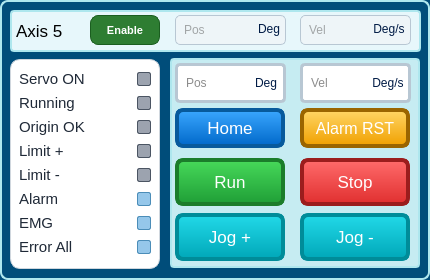
      <widget class="QFrame" name="Axis5ControlGroup">
       <property name="geometry">
        <rect>
         <x>460</x>
         <y>310</y>
         <width>430</width>
         <height>280</height>
        </rect>
       </property>
       <property name="styleSheet">
        <string>background:#004d7a; border-radius:8px; border:2px solid #aee7ee;</string>
       </property>
       <widget class="QFrame" name="Axis5HeaderActual">
        <property name="geometry">
         <rect>
          <x>10</x>
          <y>10</y>
          <width>411</width>
          <height>42</height>
         </rect>
        </property>
        <property name="styleSheet">
         <string>background:#e7f7fb; border-radius:4px;</string>
        </property>
        <widget class="QLabel" name="lblAxis5Name">
         <property name="geometry">
          <rect>
           <x>6</x>
           <y>0</y>
           <width>70</width>
           <height>42</height>
          </rect>
         </property>
         <property name="font">
          <font>
           <family>Arial</family>
           <pointsize>13</pointsize>
          </font>
         </property>
         <property name="styleSheet">
          <string>color:black; background:transparent; border:0px;</string>
         </property>
         <property name="text">
          <string>Axis 5</string>
         </property>
        </widget>
        <widget class="QPushButton" name="btnAxis5Enable">
         <property name="geometry">
          <rect>
           <x>80</x>
           <y>5</y>
           <width>70</width>
           <height>30</height>
          </rect>
         </property>
         <property name="sizePolicy">
          <sizepolicy hsizetype="Fixed" vsizetype="Fixed">
           <horstretch>0</horstretch>
           <verstretch>0</verstretch>
          </sizepolicy>
         </property>
         <property name="minimumSize">
          <size>
           <width>70</width>
           <height>30</height>
          </size>
         </property>
         <property name="maximumSize">
          <size>
           <width>70</width>
           <height>30</height>
          </size>
         </property>
         <property name="font">
          <font>
           <pointsize>8</pointsize>
           <weight>75</weight>
           <bold>true</bold>
          </font>
         </property>
         <property name="styleSheet">
          <string>QPushButton#btnAxis5Enable {
    color: white;
    background-color: #2e7d32;
    border: 1px solid #1b5e20;
    border-radius: 8px;
    padding: 2px 6px;
    font-weight: bold;
}
QPushButton# {
    background-color: #43a047;
    border: 1px solid #a5d6a7;
}
QPushButton# {
    background-color: #1b5e20;
}</string>
         </property>
         <property name="text">
          <string>Enable</string>
         </property>
         <property name="checkable">
          <bool>true</bool>
         </property>
         <property name="checked">
          <bool>false</bool>
         </property>
         <property name="buttonRole" stdset="0">
          <string>enable</string>
         </property>
        </widget>
        <widget class="QLineEdit" name="txtAxis5ActualPos">
         <property name="geometry">
          <rect>
           <x>165</x>
           <y>5</y>
           <width>111</width>
           <height>30</height>
          </rect>
         </property>
         <property name="styleSheet">
          <string>QLineEdit {
    color: #1a1a1a;
    background-color: white;
    border: 1px solid #b8c7d3;
    border-radius: 5px;
    padding-left: 6px;
}
QLineEdit:read-only {
    background-color: #eef5f8;
    color: #555555;
}
QLineEdit:focus {
    border: 2px solid #00a7b8;
}</string>
         </property>
         <property name="readOnly">
          <bool>true</bool>
         </property>
         <property name="placeholderText">
          <string>Pos</string>
         </property>
        </widget>
        <widget class="QLabel" name="lblAxis5ActualPosUnit">
         <property name="geometry">
          <rect>
           <x>240</x>
           <y>5</y>
           <width>38</width>
           <height>28</height>
          </rect>
         </property>
         <property name="font">
          <font>
           <family>Arial</family>
           <pointsize>9</pointsize>
          </font>
         </property>
         <property name="styleSheet">
          <string notr="true">QLabel {
    color: #001b45;
    border: 0px solid #9fb8c9;
    border-radius: 5px;
    background: transparent;
}</string>
         </property>
         <property name="text">
          <string>Deg</string>
         </property>
         <property name="alignment">
          <set>Qt::AlignCenter</set>
         </property>
        </widget>
        <widget class="QLineEdit" name="txtAxis5ActualVel">
         <property name="geometry">
          <rect>
           <x>290</x>
           <y>5</y>
           <width>111</width>
           <height>30</height>
          </rect>
         </property>
         <property name="styleSheet">
          <string>QLineEdit {
    color: #1a1a1a;
    background-color: white;
    border: 1px solid #b8c7d3;
    border-radius: 5px;
    padding-left: 6px;
}
QLineEdit:read-only {
    background-color: #eef5f8;
    color: #555555;
}
QLineEdit:focus {
    border: 2px solid #00a7b8;
}</string>
         </property>
         <property name="readOnly">
          <bool>true</bool>
         </property>
         <property name="placeholderText">
          <string>Vel</string>
         </property>
        </widget>
        <widget class="QLabel" name="lblAxis5ActualVelUnit">
         <property name="geometry">
          <rect>
           <x>350</x>
           <y>5</y>
           <width>58</width>
           <height>28</height>
          </rect>
         </property>
         <property name="font">
          <font>
           <family>Arial</family>
           <pointsize>9</pointsize>
          </font>
         </property>
         <property name="styleSheet">
          <string notr="true">QLabel {
    color: #001b45;
    border: 0px solid #9fb8c9;
    border-radius: 5px;
    background: transparent;
}</string>
         </property>
         <property name="text">
          <string>Deg/s</string>
         </property>
         <property name="alignment">
          <set>Qt::AlignCenter</set>
         </property>
        </widget>
       </widget>
       <widget class="QFrame" name="Axis5StatusPanel">
        <property name="geometry">
         <rect>
          <x>10</x>
          <y>59</y>
          <width>150</width>
          <height>210</height>
         </rect>
        </property>
        <property name="styleSheet">
         <string>#Axis5StatusPanel {
    background-color: #ffffff;
    border: 1px solid #d0d7de;
    border-radius: 10px;
}

#Axis5StatusPanel QLabel {
    color: #1f2937;
    background: transparent;
    border: none;
    font-size: 11pt;
}</string>
        </property>
        <layout class="QGridLayout" name="gridLayoutAxis5StatusPanel">
         <property name="leftMargin">
          <number>8</number>
         </property>
         <property name="topMargin">
          <number>8</number>
         </property>
         <property name="rightMargin">
          <number>8</number>
         </property>
         <property name="bottomMargin">
          <number>8</number>
         </property>
         <property name="horizontalSpacing">
          <number>8</number>
         </property>
         <property name="verticalSpacing">
          <number>4</number>
         </property>
         <item row="0" column="0">
          <widget class="QLabel" name="lblAxis5ServoOn">
           <property name="text">
            <string>Servo ON</string>
           </property>
           <property name="alignment">
            <set>Qt::AlignVCenter</set>
           </property>
          </widget>
         </item>
         <item row="0" column="1">
          <widget class="QLabel" name="ledAxis5ServoOn">
           <property name="sizePolicy">
            <sizepolicy hsizetype="Fixed" vsizetype="Fixed">
             <horstretch>0</horstretch>
             <verstretch>0</verstretch>
            </sizepolicy>
           </property>
           <property name="minimumSize">
            <size>
             <width>14</width>
             <height>14</height>
            </size>
           </property>
           <property name="maximumSize">
            <size>
             <width>14</width>
             <height>14</height>
            </size>
           </property>
           <property name="styleSheet">
            <string>QLabel#ledAxis5ServoOn {
    background-color: #9ca3af;
    border: 1px solid #4b5563;
    border-radius: 2px;
}</string>
           </property>
           <property name="text">
            <string/>
           </property>
           <property name="alignment">
            <set>Qt::AlignCenter</set>
           </property>
          </widget>
         </item>
         <item row="1" column="0">
          <widget class="QLabel" name="lblAxis5Running">
           <property name="text">
            <string>Running</string>
           </property>
           <property name="alignment">
            <set>Qt::AlignVCenter</set>
           </property>
          </widget>
         </item>
         <item row="1" column="1">
          <widget class="QLabel" name="ledAxis5Running">
           <property name="sizePolicy">
            <sizepolicy hsizetype="Fixed" vsizetype="Fixed">
             <horstretch>0</horstretch>
             <verstretch>0</verstretch>
            </sizepolicy>
           </property>
           <property name="minimumSize">
            <size>
             <width>14</width>
             <height>14</height>
            </size>
           </property>
           <property name="maximumSize">
            <size>
             <width>14</width>
             <height>14</height>
            </size>
           </property>
           <property name="styleSheet">
            <string>QLabel#ledAxis5Running {
    background-color: #9ca3af;
    border: 1px solid #4b5563;
    border-radius: 2px;
}</string>
           </property>
           <property name="text">
            <string/>
           </property>
           <property name="alignment">
            <set>Qt::AlignCenter</set>
           </property>
          </widget>
         </item>
         <item row="2" column="0">
          <widget class="QLabel" name="lblAxis5OrgOK">
           <property name="text">
            <string>Origin OK</string>
           </property>
           <property name="alignment">
            <set>Qt::AlignVCenter</set>
           </property>
          </widget>
         </item>
         <item row="2" column="1">
          <widget class="QLabel" name="ledAxis5OrgOK">
           <property name="sizePolicy">
            <sizepolicy hsizetype="Fixed" vsizetype="Fixed">
             <horstretch>0</horstretch>
             <verstretch>0</verstretch>
            </sizepolicy>
           </property>
           <property name="minimumSize">
            <size>
             <width>14</width>
             <height>14</height>
            </size>
           </property>
           <property name="maximumSize">
            <size>
             <width>14</width>
             <height>14</height>
            </size>
           </property>
           <property name="styleSheet">
            <string>QLabel#ledAxis5OrgOK {
    background-color: #9ca3af;
    border: 1px solid #4b5563;
    border-radius: 2px;
}</string>
           </property>
           <property name="text">
            <string/>
           </property>
           <property name="alignment">
            <set>Qt::AlignCenter</set>
           </property>
          </widget>
         </item>
         <item row="3" column="0">
          <widget class="QLabel" name="lblAxis5LimitPositive">
           <property name="text">
            <string>Limit +</string>
           </property>
           <property name="alignment">
            <set>Qt::AlignVCenter</set>
           </property>
          </widget>
         </item>
         <item row="3" column="1">
          <widget class="QLabel" name="ledAxis5LimitPositive">
           <property name="sizePolicy">
            <sizepolicy hsizetype="Fixed" vsizetype="Fixed">
             <horstretch>0</horstretch>
             <verstretch>0</verstretch>
            </sizepolicy>
           </property>
           <property name="minimumSize">
            <size>
             <width>14</width>
             <height>14</height>
            </size>
           </property>
           <property name="maximumSize">
            <size>
             <width>14</width>
             <height>14</height>
            </size>
           </property>
           <property name="styleSheet">
            <string>QLabel#ledAxis5LimitPositive {
    background-color: #9ca3af;
    border: 1px solid #4b5563;
    border-radius: 2px;
}</string>
           </property>
           <property name="text">
            <string/>
           </property>
           <property name="alignment">
            <set>Qt::AlignCenter</set>
           </property>
          </widget>
         </item>
         <item row="4" column="0">
          <widget class="QLabel" name="lblAxis5LimitNegative">
           <property name="text">
            <string>Limit -</string>
           </property>
           <property name="alignment">
            <set>Qt::AlignVCenter</set>
           </property>
          </widget>
         </item>
         <item row="4" column="1">
          <widget class="QLabel" name="ledAxis5LimitNegative">
           <property name="sizePolicy">
            <sizepolicy hsizetype="Fixed" vsizetype="Fixed">
             <horstretch>0</horstretch>
             <verstretch>0</verstretch>
            </sizepolicy>
           </property>
           <property name="minimumSize">
            <size>
             <width>14</width>
             <height>14</height>
            </size>
           </property>
           <property name="maximumSize">
            <size>
             <width>14</width>
             <height>14</height>
            </size>
           </property>
           <property name="styleSheet">
            <string>QLabel#ledAxis5LimitNegative {
    background-color: #9ca3af;
    border: 1px solid #4b5563;
    border-radius: 2px;
}</string>
           </property>
           <property name="text">
            <string/>
           </property>
           <property name="alignment">
            <set>Qt::AlignCenter</set>
           </property>
          </widget>
         </item>
         <item row="5" column="0">
          <widget class="QLabel" name="lblAxis5Alarm">
           <property name="text">
            <string>Alarm</string>
           </property>
           <property name="alignment">
            <set>Qt::AlignVCenter</set>
           </property>
          </widget>
         </item>
         <item row="5" column="1">
          <widget class="QLabel" name="ledAxis5Alarm">
           <property name="sizePolicy">
            <sizepolicy hsizetype="Fixed" vsizetype="Fixed">
             <horstretch>0</horstretch>
             <verstretch>0</verstretch>
            </sizepolicy>
           </property>
           <property name="minimumSize">
            <size>
             <width>14</width>
             <height>14</height>
            </size>
           </property>
           <property name="maximumSize">
            <size>
             <width>14</width>
             <height>14</height>
            </size>
           </property>
           <property name="styleSheet">
            <string>QLabel#ledAxis5Alarm {
    background-color: #95c7ea;
    border: 1px solid #4b8db8;
    border-radius: 2px;
}</string>
           </property>
           <property name="text">
            <string/>
           </property>
           <property name="alignment">
            <set>Qt::AlignCenter</set>
           </property>
          </widget>
         </item>
         <item row="6" column="0">
          <widget class="QLabel" name="lblAxis5EMG">
           <property name="text">
            <string>EMG</string>
           </property>
           <property name="alignment">
            <set>Qt::AlignVCenter</set>
           </property>
          </widget>
         </item>
         <item row="6" column="1">
          <widget class="QLabel" name="ledAxis5EMG">
           <property name="sizePolicy">
            <sizepolicy hsizetype="Fixed" vsizetype="Fixed">
             <horstretch>0</horstretch>
             <verstretch>0</verstretch>
            </sizepolicy>
           </property>
           <property name="minimumSize">
            <size>
             <width>14</width>
             <height>14</height>
            </size>
           </property>
           <property name="maximumSize">
            <size>
             <width>14</width>
             <height>14</height>
            </size>
           </property>
           <property name="styleSheet">
            <string>QLabel#ledAxis5EMG {
    background-color: #95c7ea;
    border: 1px solid #4b8db8;
    border-radius: 2px;
}</string>
           </property>
           <property name="text">
            <string/>
           </property>
           <property name="alignment">
            <set>Qt::AlignCenter</set>
           </property>
          </widget>
         </item>
         <item row="7" column="0">
          <widget class="QLabel" name="lblAxis5ErrorAll">
           <property name="text">
            <string>Error All</string>
           </property>
           <property name="alignment">
            <set>Qt::AlignVCenter</set>
           </property>
          </widget>
         </item>
         <item row="7" column="1">
          <widget class="QLabel" name="ledAxis5ErrorAll">
           <property name="sizePolicy">
            <sizepolicy hsizetype="Fixed" vsizetype="Fixed">
             <horstretch>0</horstretch>
             <verstretch>0</verstretch>
            </sizepolicy>
           </property>
           <property name="minimumSize">
            <size>
             <width>14</width>
             <height>14</height>
            </size>
           </property>
           <property name="maximumSize">
            <size>
             <width>14</width>
             <height>14</height>
            </size>
           </property>
           <property name="styleSheet">
            <string>QLabel#ledAxis5ErrorAll {
    background-color: #95c7ea;
    border: 1px solid #4b8db8;
    border-radius: 2px;
}</string>
           </property>
           <property name="text">
            <string/>
           </property>
           <property name="alignment">
            <set>Qt::AlignCenter</set>
           </property>
          </widget>
         </item>
        </layout>
       </widget>
       <widget class="QFrame" name="Axis5CommandPanel">
        <property name="geometry">
         <rect>
          <x>170</x>
          <y>58</y>
          <width>250</width>
          <height>210</height>
         </rect>
        </property>
        <property name="styleSheet">
         <string>background:#c6ecf2; border-radius:4px;</string>
        </property>
        <widget class="QLineEdit" name="txtAxis5CommandPos">
         <property name="geometry">
          <rect>
           <x>5</x>
           <y>5</y>
           <width>111</width>
           <height>40</height>
          </rect>
         </property>
         <property name="styleSheet">
          <string notr="true">QLineEdit {
    color: #1a1a1a;
    background-color: white;
    border: 3px solid #b8c7d3;
    border-radius: 5px;
    padding-left: 6px;
}
QLineEdit:read-only {
    background-color: #eef5f8;
    color: #555555;
}
QLineEdit:focus {
    border: 5px solid #00a7b8;
}</string>
         </property>
         <property name="readOnly">
          <bool>false</bool>
         </property>
         <property name="placeholderText">
          <string>Pos</string>
         </property>
        </widget>
        <widget class="QLabel" name="lblAxis5CommandPosUnit">
         <property name="geometry">
          <rect>
           <x>75</x>
           <y>5</y>
           <width>42</width>
           <height>40</height>
          </rect>
         </property>
         <property name="font">
          <font>
           <family>Arial</family>
           <pointsize>9</pointsize>
          </font>
         </property>
         <property name="styleSheet">
          <string notr="true">QLabel {
    color: #001b45;
    border: 0px solid #9fb8c9;
    border-radius: 5px;
    background: transparent;
}</string>
         </property>
         <property name="text">
          <string>Deg</string>
         </property>
         <property name="alignment">
          <set>Qt::AlignCenter</set>
         </property>
        </widget>
        <widget class="QLineEdit" name="txtAxis5CommandVel">
         <property name="geometry">
          <rect>
           <x>130</x>
           <y>5</y>
           <width>111</width>
           <height>40</height>
          </rect>
         </property>
         <property name="styleSheet">
          <string notr="true">QLineEdit {
    color: #1a1a1a;
    background-color: white;
    border: 3px solid #b8c7d3;
    border-radius: 5px;
    padding-left: 6px;
}
QLineEdit:read-only {
    background-color: #eef5f8;
    color: #555555;
}
QLineEdit:focus {
    border: 2px solid #00a7b8;
}</string>
         </property>
         <property name="readOnly">
          <bool>false</bool>
         </property>
         <property name="placeholderText">
          <string>Vel</string>
         </property>
        </widget>
        <widget class="QLabel" name="lblAxis5CommandVelUnit">
         <property name="geometry">
          <rect>
           <x>193</x>
           <y>5</y>
           <width>50</width>
           <height>40</height>
          </rect>
         </property>
         <property name="font">
          <font>
           <family>Arial</family>
           <pointsize>9</pointsize>
          </font>
         </property>
         <property name="styleSheet">
          <string notr="true">QLabel {
    color: #001b45;
    border: 0px solid #9fb8c9;
    border-radius: 5px;
    background: transparent;
}</string>
         </property>
         <property name="text">
          <string>Deg/s</string>
         </property>
         <property name="alignment">
          <set>Qt::AlignCenter</set>
         </property>
        </widget>
        <widget class="QPushButton" name="btnAxis5Home">
         <property name="geometry">
          <rect>
           <x>5</x>
           <y>50</y>
           <width>110</width>
           <height>40</height>
          </rect>
         </property>
         <property name="font">
          <font>
           <family>Arial</family>
           <pointsize>13</pointsize>
          </font>
         </property>
         <property name="styleSheet">
          <string notr="true">QPushButton {
    color: white;
    border: 4px solid #075a9c;
    border-radius: 8px;
    background: qlineargradient(x1:0,y1:0,x2:0,y2:1, stop:0 #3aa7ff, stop:1 #0068c9);
}
QPushButton:hover {
    background: qlineargradient(x1:0,y1:0,x2:0,y2:1, stop:0 #5bb8ff, stop:1 #005bb0);
}
QPushButton:pressed {
    background: #004f99;
}</string>
         </property>
         <property name="text">
          <string>Home</string>
         </property>
         <property name="buttonRole" stdset="0">
          <string>home</string>
         </property>
        </widget>
        <widget class="QPushButton" name="btnAxis5AlarmReset">
         <property name="geometry">
          <rect>
           <x>130</x>
           <y>50</y>
           <width>110</width>
           <height>40</height>
          </rect>
         </property>
         <property name="font">
          <font>
           <family>Arial</family>
           <pointsize>12</pointsize>
          </font>
         </property>
         <property name="styleSheet">
          <string notr="true">QPushButton {
    color: white;
    border: 4px solid #9a6500;
    border-radius: 8px;
    background: qlineargradient(x1:0,y1:0,x2:0,y2:1, stop:0 #ffd666, stop:1 #f0a000);
}
QPushButton:hover {
    background: qlineargradient(x1:0,y1:0,x2:0,y2:1, stop:0 #ffe080, stop:1 #d88c00);
}
QPushButton:pressed {
    background: #b87500;
}</string>
         </property>
         <property name="text">
          <string>Alarm RST</string>
         </property>
         <property name="buttonRole" stdset="0">
          <string>alarm</string>
         </property>
        </widget>
        <widget class="QPushButton" name="btnAxis5Run">
         <property name="geometry">
          <rect>
           <x>5</x>
           <y>100</y>
           <width>110</width>
           <height>48</height>
          </rect>
         </property>
         <property name="font">
          <font>
           <family>Arial</family>
           <pointsize>13</pointsize>
          </font>
         </property>
         <property name="styleSheet">
          <string notr="true">QPushButton {
    color: white;
    border: 4px solid #1b7d2b;
    border-radius: 8px;
    background: qlineargradient(x1:0,y1:0,x2:0,y2:1, stop:0 #47d95a, stop:1 #1f9e36);
}
QPushButton:hover {
    background: qlineargradient(x1:0,y1:0,x2:0,y2:1, stop:0 #62f070, stop:1 #17852c);
}
QPushButton:pressed {
    background: #126e24;
}</string>
         </property>
         <property name="text">
          <string>Run</string>
         </property>
         <property name="buttonRole" stdset="0">
          <string>run</string>
         </property>
        </widget>
        <widget class="QPushButton" name="btnAxis5Stop">
         <property name="geometry">
          <rect>
           <x>130</x>
           <y>100</y>
           <width>110</width>
           <height>48</height>
          </rect>
         </property>
         <property name="font">
          <font>
           <family>Arial</family>
           <pointsize>13</pointsize>
          </font>
         </property>
         <property name="styleSheet">
          <string notr="true">QPushButton {
    color: white;
    border: 4px solid #9b1d1d;
    border-radius: 8px;
    background: qlineargradient(x1:0,y1:0,x2:0,y2:1, stop:0 #ff6b6b, stop:1 #e02f2f);
}
QPushButton:hover {
    background: qlineargradient(x1:0,y1:0,x2:0,y2:1, stop:0 #ff8585, stop:1 #c91f1f);
}
QPushButton:pressed {
    background: #a81818;
}</string>
         </property>
         <property name="text">
          <string>Stop</string>
         </property>
         <property name="buttonRole" stdset="0">
          <string>stop</string>
         </property>
        </widget>
        <widget class="QPushButton" name="btnAxis5JogPositive">
         <property name="geometry">
          <rect>
           <x>5</x>
           <y>155</y>
           <width>110</width>
           <height>48</height>
          </rect>
         </property>
         <property name="font">
          <font>
           <family>Arial</family>
           <pointsize>13</pointsize>
          </font>
         </property>
         <property name="styleSheet">
          <string notr="true">QPushButton {
    color: white;
    border: 4px solid #008c99;
    border-radius: 8px;
    background: qlineargradient(x1:0,y1:0,x2:0,y2:1, stop:0 #22d9e8, stop:1 #00a7b8);
}
QPushButton:hover {
    background: qlineargradient(x1:0,y1:0,x2:0,y2:1, stop:0 #4befff, stop:1 #008f9e);
}
QPushButton:pressed {
    background: #007985;
}</string>
         </property>
         <property name="text">
          <string>Jog +</string>
         </property>
         <property name="buttonRole" stdset="0">
          <string>jog</string>
         </property>
        </widget>
        <widget class="QPushButton" name="btnAxis5JogNegative">
         <property name="geometry">
          <rect>
           <x>130</x>
           <y>155</y>
           <width>110</width>
           <height>48</height>
          </rect>
         </property>
         <property name="font">
          <font>
           <family>Arial</family>
           <pointsize>13</pointsize>
          </font>
         </property>
         <property name="styleSheet">
          <string notr="true">QPushButton {
    color: white;
    border: 4px solid #008c99;
    border-radius: 8px;
    background: qlineargradient(x1:0,y1:0,x2:0,y2:1, stop:0 #22d9e8, stop:1 #00a7b8);
}
QPushButton:hover {
    background: qlineargradient(x1:0,y1:0,x2:0,y2:1, stop:0 #4befff, stop:1 #008f9e);
}
QPushButton:pressed {
    background: #007985;
}</string>
         </property>
         <property name="text">
          <string>Jog -</string>
         </property>
         <property name="buttonRole" stdset="0">
          <string>jog</string>
         </property>
        </widget>
       </widget>
      </widget>
